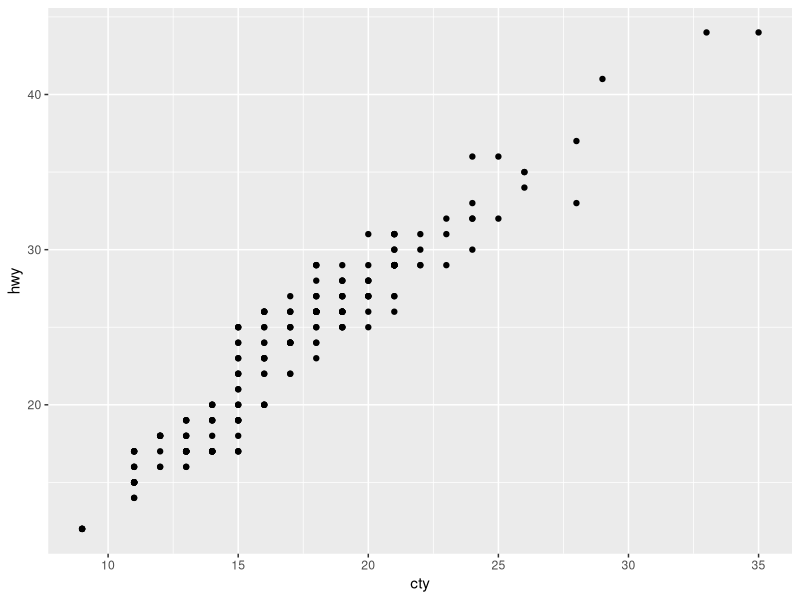
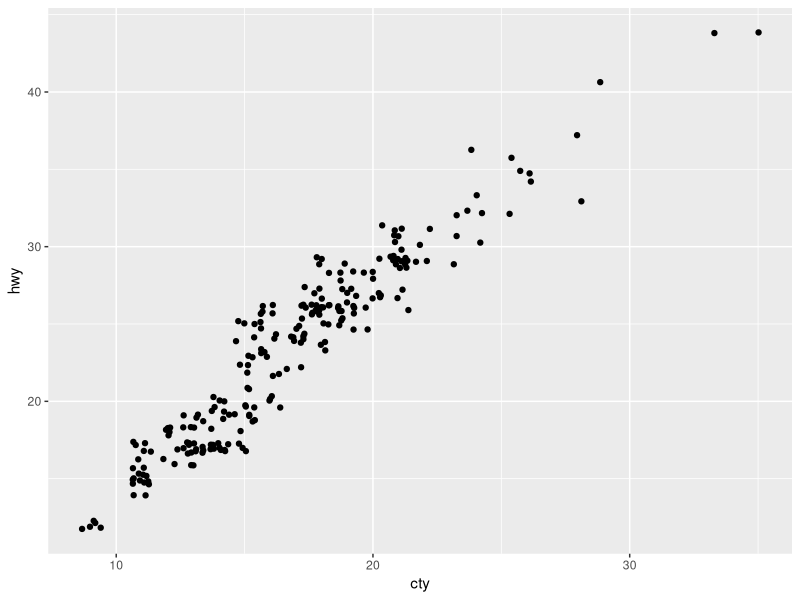

Write R code to recreate these figures, in order.
library(tidyverse)
mpg
?mpg

ggplot(data = mpg, mapping = aes(x = cty, y = hwy)) +
  geom_point()
# To make it better you can use jitter to see the true concentration of the values 
ggplot(data = mpg, mapping = aes(x = cty, y = hwy)) +
  geom_jitter()